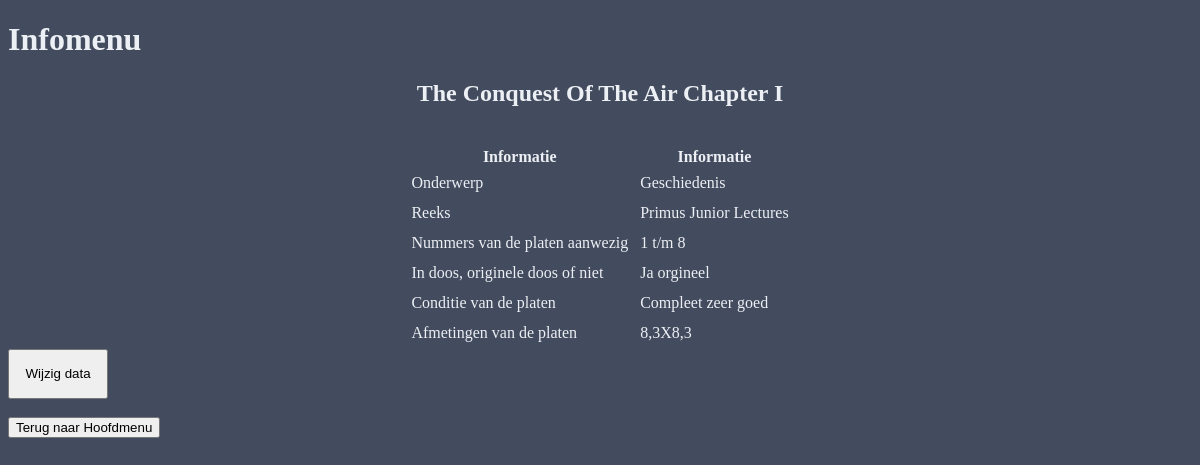
Page /details.php?id=1 on the committed database.
### tables this page shows
CREATE TABLE `platen` (
  `reeks` text NOT NULL,
  `onderwerp` text NOT NULL,
  `titel` text NOT NULL,
  `platen_nummer` text DEFAULT NULL,
  `in_doos` text NOT NULL,
  `conditie` text DEFAULT NULL,
  `maat` text NOT NULL,
  `id` int(11) NOT NULL
) ENGINE  InnoDB DEFAULT CHARSET=utf8mb4;

### details.php (the view, shortened to what this page needs)
<?php
$servername = "localhost";
$username = "root";
$password = "";
$dbname = "toverlantaarn";
$charset = "utf8mb4";
try {
    $dsn = "mysql:host=$servername;dbname=$dbname;charset=$charset";
    $pdo = new PDO($dsn, $username, $password);
    $pdo->setAttribute(PDO::ATTR_ERRMODE, PDO::ERRMODE_EXCEPTION);
    $pdo->setAttribute(PDO::ATTR_DEFAULT_FETCH_MODE, PDO::FETCH_ASSOC);
} catch (PDOException $e) {
    echo "Connection failed: " . $e->getMessage();
}
?>
<!DOCTYPE html>
<html lang="en">
<head>
    <link rel="stylesheet" href="style.css">
</head>
<body>
    <h1>Infomenu</h1>
    <form action="edit.php" method="get">
        <?php
        $id = $_GET["id"];
        $lanternTable = $pdo->query('SELECT * FROM platen WHERE id = ' . $id)->fetch();
        ?>
        <h2 class="header1"><?= $lanternTable['titel'] ?></h2>
        <br>
        <table class="table_small">
            <tr>
                <th>Informatie</th>
                <th>Informatie</th>
            </tr>
            <tr>
                <td>Onderwerp</td>
                <td><?= $lanternTable["onderwerp"] ?></td>
            </tr>
            <tr>
                <td>Reeks</td>
                <td><?= $lanternTable['reeks'] ?></td>
            </tr>
            <tr>
                <td>Nummers van de platen aanwezig</td>
                <td><?= $lanternTable["platen_nummer"] ?></td>
            </tr>
            <tr>
                <td>In doos, originele doos of niet</td>
                <td><?= $lanternTable['in_doos'] ?></td>
            </tr>
            <tr>
                <td>Conditie van de platen</td>
                <td><?= $lanternTable["conditie"] ?></td>
            </tr>
            <tr>
                <td>Afmetingen van de platen</td>
                <td><?= $lanternTable['maat'] ?></td>
            </tr>
        </table>
        <button type="submit" name="id" value="<?= $lanternTable["id"] ?>">Wijzig data</button>
    </form>
    <br>
    <a href="index.php">
        <input type="submit" value="Terug naar Hoofdmenu">
    </a>
</body>
</html>

### style.css (style rules this page uses)
.header1 { display: flex; justify-content: center; }
body { background-color:#434c5e; color: #eceff4; }
td { padding: 5px; }
button { width: 100px; height: 50px; }
.table_small { display: flex; justify-content: space-evenly; }

### rows in the picture
platen: titel "The Conquest Of The Air Chapter I", onderwerp "Geschiedenis", reeks "Primus Junior Lectures", platen_nummer "1 t/m 8", in_doos "Ja orgineel", conditie "Compleet zeer goed", maat "8,3X8,3"
